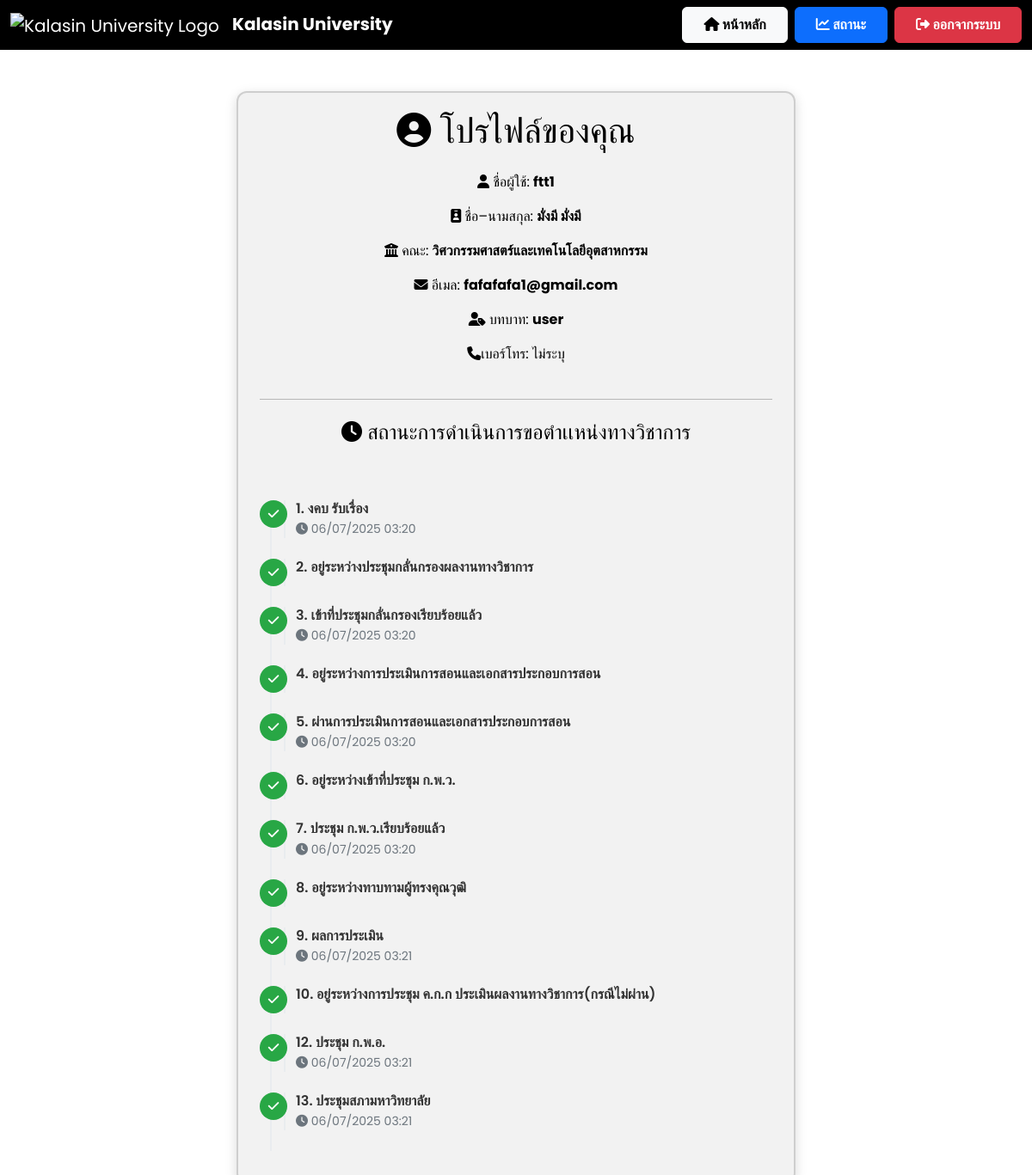
Page /status (signed in) on the committed database.
### app.py (models this page shows)
class User(db.Model, UserMixin):
    __tablename__ = "user"
    id        = db.Column(db.Integer, primary_key=True)
    username  = db.Column(db.String(80),  unique=True, nullable=False)
    password  = db.Column(db.String(128), nullable=False)   # เก็บ hash ได้ยาว ๆ
    full_name = db.Column(db.String(150), nullable=False)
    first_name = db.Column(db.String(80))
    last_name  = db.Column(db.String(80))
    faculty    = db.Column(db.String(100), nullable=False)
    email      = db.Column(db.String(120), unique=True, nullable=False)
    role       = db.Column(db.String(20),  default="user")
    phone      = db.Column(db.String(20))   # 🆕 เพิ่มบรรทัดนี้
    requests = db.relationship(
        "AcademicRequest",
        backref="user",
        cascade="all, delete-orphan",
        lazy="dynamic"
    )
    workflow_steps = db.relationship(
        "WorkflowStep",
        backref="user",
        cascade="all, delete-orphan",
        lazy="dynamic"
    )

class WorkflowStep(db.Model):
    __tablename__ = "workflow_step"
    id        = db.Column(db.Integer, primary_key=True)
    user_id   = db.Column(
        db.Integer,
        db.ForeignKey("user.id", ondelete="CASCADE"),
        nullable=False
    )
    order_no  = db.Column(db.Integer)           # 1-13
    title     = db.Column(db.String(150))
    is_done   = db.Column(db.Boolean,  default=False)
    done_at   = db.Column(db.DateTime)
    comment   = db.Column(db.Text)
    is_visible = db.Column(db.Boolean, default=True)
    experts = db.relationship(
        "ExpertVote",
        backref="step",
        cascade="all, delete-orphan",
        lazy="dynamic"
    )

### app.py (the view)
@app.route('/status')
def status():
    user_id = session.get('user_id')
    if not user_id:
        return redirect(url_for('user_login'))
    user = User.query.get_or_404(user_id)
    ensure_workflow(user.id)
    recalc_after_vote(user.id)
    steps = (WorkflowStep.query
             .filter_by(user_id=user.id, is_visible=True)
             .order_by(WorkflowStep.order_no)
             .all())
    for st in steps:
        st.show_time = st.order_no in SHOW_TIME_STEPS
    faculty_map = {
        "engineering-industrial-tech": "วิศวกรรมศาสตร์และเทคโนโลยีอุตสาหกรรม",
        "science-health-tech":        "วิทยาศาสตร์และเทคโนโลยีสุขภาพ",
        "agri-tech":                  "เทคโนโลยีการเกษตร",
        "liberal-arts":               "ศิลปศาสตร์",
        "edu-innovation":             "ศึกษาศาสตร์และนวัตกรรมการศึกษา",
        "management-science":         "บริหารศาสตร์",
    }
    faculty_th = faculty_map.get(user.faculty, "ไม่ระบุคณะ")
    return render_template(
        "status.html",
        username=user.username,
        user=user,
        first_name=user.first_name,
        last_name=user.last_name,
        faculty=faculty_th,
        email=user.email,
        role=user.role,
        phone=user.phone,
        steps=steps   # ส่ง list[WorkflowStep] ที่มี st.show_time แล้ว
    )

### app.py (called while the page is built, shortened)
def ensure_workflow(user_id):
    if WorkflowStep.query.filter_by(user_id=user_id).first():
        return

@app.template_filter("th_time")
def th_time(dt, fmt="%d/%m/%Y %H:%M"):
    if not dt:
        return ""
    if dt.tzinfo is None:           # ← ถ้าเจอค่า naive
        dt = dt.replace(tzinfo=timezone.utc)
    th = pytz.timezone("Asia/Bangkok")
    return dt.astimezone(th).strftime(fmt)

### templates/status.html (shortened to what this page needs)
<!DOCTYPE html>
<html lang="th">
<head>
    <link href="https://cdn.jsdelivr.net/npm/bootstrap@5.3.3/dist/css/bootstrap.min.css" rel="stylesheet">
    <link rel="stylesheet" href="https://cdnjs.cloudflare.com/ajax/libs/font-awesome/6.4.2/css/all.min.css">
</head>
<body>
    <nav class="navbar navbar-expand-lg navbar-dark">
        <div class="container-fluid">
            <a class="navbar-brand" href="{{ url_for('user_dashboard') }}">
                <img src="https://upload.wikimedia.org/wikipedia/th/thumb/4/4e/Kalasin_University_Seal.svg/1200px-Kalasin_University_Seal.svg.png"
                     alt="Kalasin University Logo" style="height:50px;margin-right:10px;">
                <strong>Kalasin University</strong>
            </a>
            <div class="ms-auto d-flex">
                <a href="{{ url_for('user_dashboard') }}" class="btn btn-light fw-bold px-4 py-2 me-2">
                    <i class="fas fa-home"></i> หน้าหลัก
                </a>
                <a href="{{ url_for('status') }}" class="btn btn-primary fw-bold px-4 py-2 me-2">
                    <i class="fas fa-chart-line"></i> สถานะ
                </a>
                <a href="{{ url_for('logout') }}" class="btn btn-danger fw-bold px-4 py-2">
                    <i class="fas fa-sign-out-alt"></i> ออกจากระบบ
                </a>
            </div>
        </div>
    </nav>
    <div class="container mt-5">
        <div class="card text-center">
            <h1 class="mb-4"><i class="fas fa-user-circle"></i> โปรไฟล์ของคุณ</h1>
            <p><i class="fas fa-user"></i> ชื่อผู้ใช้: <strong>{{ username }}</strong></p>
            <p><i class="fas fa-id-badge"></i> ชื่อ–นามสกุล: <strong>{{ first_name }} {{ last_name }}</strong></p>
            <p><i class="fas fa-building-columns"></i> คณะ: <strong>{{ faculty }}</strong></p>
            <p><i class="fas fa-envelope"></i> อีเมล: <strong>{{ email }}</strong></p>
            <p><i class="fas fa-user-tag"></i> บทบาท: <strong>{{ role }}</strong></p>
            <p><i class="fa-solid fa-phone"></i>เบอร์โทร: {{ user.phone or 'ไม่ระบุ' }}</p>
            {% set done_steps = steps | selectattr('is_done') | list %}
            {% if done_steps|length > 0 %}
{% set done_steps = steps | selectattr('is_done') | list %}
{% if done_steps %}
  <hr class="my-4">
  <h4 class="mb-3"><i class="fas fa-clock"></i> สถานะการดำเนินการขอตำเเหน่งทางวิชาการ</h4>
<ul class="timeline list-unstyled">
  {% for step in done_steps %}
    <li class="timeline-item">
      <span class="timeline-icon">
        <i class="fas fa-check"></i>
      </span>
      <div class="timeline-content">
        <h6>{{ step.order_no }}. {{ step.title }}</h6>
        {% if step.show_time and step.done_at %}
          <small class="time-text">
            <i class="fas fa-clock"></i> {{ step.done_at|th_time }}
          </small>
        {% endif %}
      </div>
    </li>
  {% endfor %}
</ul>
{% endif %}
            {% endif %}
        </div>
    </div>
</body>
</html>

### templates/status.html (style rules this page uses)
body { font-family: 'Poppins', sans-serif; background: #ffffff; color: #000000; }
.navbar { background: #000000; }
.card { background: rgba(0, 0, 0, .05); color: #000; border-radius: 12px; padding: 20px 25px; border: 2px solid rgba(0, 0, 0, .15); box-shadow: 0 4px 14px rgba(0, 0, 0, .15); max-width: 650px; margin: auto; }
.timeline { position: relative; margin: 3rem 0 1rem; padding-left: 0; }
.timeline::before { content: ""; position: absolute; top: 0; bottom: 0; left: 12px; width: 2px; background: #e9ecef; }
.timeline-item { position: relative; display: flex; align-items: flex-start; margin-bottom: 1.5rem; }
.timeline-icon { flex: 0 0 32px; height: 32px; border-radius: 50%; background: #28a745; color: #fff; display: flex; align-items: center; justify-content: center; margin-right: 10px; font-size: 0.9rem; z-index: 1; }
.timeline-item::before { content: ""; position: absolute; top: 0; bottom: 0; left: 28px; width: 2px; background: #e9ecef; }
.timeline-content { flex: 1; color: #333; }
.timeline-content h6 { margin: 0 0 0.25rem; font-weight: 600; text-align: left; }
.time-text { display: block; margin-top: 0.25rem; font-size: 0.875rem; color: #6c757d; text-align: left; }

### rows in the picture
User: username "ftt1", first_name "มั่งมี", last_name "มั่งมี", email "fafafafa1@gmail.com", role "user", phone "ไม่ระบุ"
WorkflowStep: order_no "1", title "งคบ รับเรื่อง", done_at|th_time "06/07/2025 03:20"
WorkflowStep: order_no "2", title "อยู่ระหว่างประชุมกลั่นกรองผลงานทางวิชาการ"
WorkflowStep: order_no "3", title "เข้าที่ประชุมกลั่นกรองเรียบร้อยแล้ว", done_at|th_time "06/07/2025 03:20"
WorkflowStep: order_no "4", title "อยู่ระหว่างการประเมินการสอนและเอกสารประกอบการสอน"
WorkflowStep: order_no "5", title "ผ่านการประเมินการสอนและเอกสารประกอบการสอน", done_at|th_time "06/07/2025 03:20"
WorkflowStep: order_no "6", title "อยู่ระหว่างเข้าที่ประชุม ก.พ.ว."
WorkflowStep: order_no "7", title "ประชุม ก.พ.ว.เรียบร้อยแล้ว", done_at|th_time "06/07/2025 03:20"
WorkflowStep: order_no "8", title "อยู่ระหว่างทาบทามผู้ทรงคุณวุฒิ"
WorkflowStep: order_no "9", title "ผลการประเมิน", done_at|th_time "06/07/2025 03:21"
WorkflowStep: order_no "10", title "อยู่ระหว่างการประชุม ค.ก.ก ประเมินผลงานทางวิชาการ(กรณีไม่ผ่าน)"
WorkflowStep: order_no "12", title "ประชุม ก.พ.อ.", done_at|th_time "06/07/2025 03:21"
WorkflowStep: order_no "13", title "ประชุมสภามหาวิทยาลัย", done_at|th_time "06/07/2025 03:21"

### other values in the picture
{{ faculty }} "วิศวกรรมศาสตร์และเทคโนโลยีอุตสาหกรรม"
